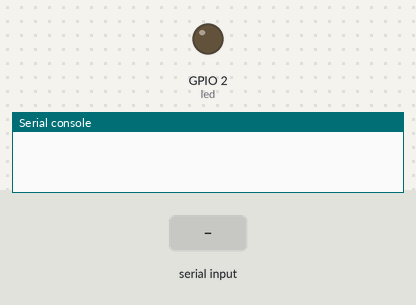
This program was run on a simulated ESP32 board running MicroPython. Shown: output pins drawn as LEDs (lit = HIGH), the last lines printed to the serial console. Inputs (shaded band) come from the test bench.

Above: at 1.2 s.
1.3 s: "on" received over the second serial link
At 2.0 s:
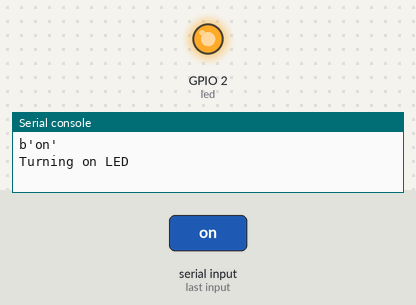
2.8 s: "off" received over the second serial link
At 3.1 s:
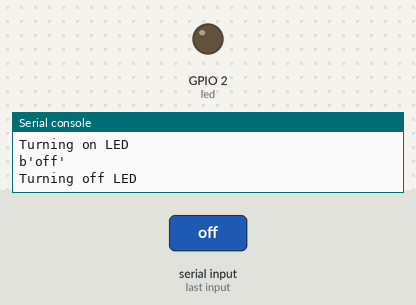
Timing chart, 0 to 5.8 s (numbered marks = the images above; inputs shaded):
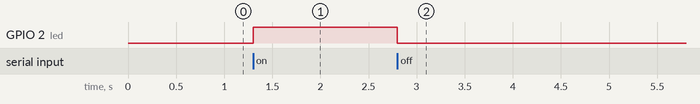

Measured:
- after the input at 1.3 s, GPIO 2 (led): LOW → HIGH at once
- after the input at 2.8 s, GPIO 2 (led): HIGH → LOW at once

The program:

main.py
```python
# Example # 1: Simple UART for controlling
# the state of the onboard LED
# Author: George Bantique, TechToTinker
# Date: October 7, 2020

# Load the machine module in order to access the hardware
import machine

# Create the led object in GPIO 2
led = machine.Pin(2, machine.Pin.OUT)
# Create the uart object in port 2
# Rx=GPIO 16, Tx=GPIO 17
uart = machine.UART(2, 115200)

# Create a global variable to hold the receive data in serial
strMsg = ''

# This is the main loop
while True:
	# if there is character in receive serial buffer
    if uart.any() > 0:
    	# Read all the character to strMsg variable
        strMsg = uart.read()
        # Debug print to REPL
        print(strMsg)

        # If there is 'on' string in strMsg,
        # Turn on the LED
        if 'on' in strMsg:
            led.on()
            uart.write('Turning on LED')
            print('Turning on LED')
        # If there is 'off' string in strMsg,
        # Turn off the LED
        elif 'off' in strMsg:
            led.off()
            uart.write('Turning off LED')
            print('Turning off LED')
        # Else, invalid command
        else:
            uart.write('Invalid command')
            print('Invalid command')
```
